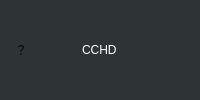
    <widget class="QWidget" name="titleWdt" native="true">
     <property name="styleSheet">
      <string notr="true">background-color: rgb(46, 52, 54);</string>
     </property>
     <layout class="QHBoxLayout" name="horizontalLayout" stretch="1,8,1">
      <property name="spacing">
       <number>1</number>
      </property>
      <property name="leftMargin">
       <number>6</number>
      </property>
      <property name="topMargin">
       <number>1</number>
      </property>
      <property name="rightMargin">
       <number>6</number>
      </property>
      <property name="bottomMargin">
       <number>1</number>
      </property>
      <item>
       <widget class="QToolButton" name="introudcutionBtn">
        <property name="sizePolicy">
         <sizepolicy hsizetype="Fixed" vsizetype="Fixed">
          <horstretch>0</horstretch>
          <verstretch>0</verstretch>
         </sizepolicy>
        </property>
        <property name="minimumSize">
         <size>
          <width>30</width>
          <height>30</height>
         </size>
        </property>
        <property name="palette">
         <palette>
          <active>
           <colorrole role="WindowText">
            <brush brushstyle="SolidPattern">
             <color alpha="255">
              <red>255</red>
              <green>255</green>
              <blue>255</blue>
             </color>
            </brush>
           </colorrole>
           <colorrole role="Button">
            <brush brushstyle="SolidPattern">
             <color alpha="255">
              <red>46</red>
              <green>52</green>
              <blue>54</blue>
             </color>
            </brush>
           </colorrole>
           <colorrole role="Text">
            <brush brushstyle="SolidPattern">
             <color alpha="255">
              <red>255</red>
              <green>255</green>
              <blue>255</blue>
             </color>
            </brush>
           </colorrole>
           <colorrole role="Base">
            <brush brushstyle="SolidPattern">
             <color alpha="255">
              <red>46</red>
              <green>52</green>
              <blue>54</blue>
             </color>
            </brush>
           </colorrole>
           <colorrole role="Window">
            <brush brushstyle="SolidPattern">
             <color alpha="255">
              <red>46</red>
              <green>52</green>
              <blue>54</blue>
             </color>
            </brush>
           </colorrole>
          </active>
          <inactive>
           <colorrole role="WindowText">
            <brush brushstyle="SolidPattern">
             <color alpha="255">
              <red>255</red>
              <green>255</green>
              <blue>255</blue>
             </color>
            </brush>
           </colorrole>
           <colorrole role="Button">
            <brush brushstyle="SolidPattern">
             <color alpha="255">
              <red>46</red>
              <green>52</green>
              <blue>54</blue>
             </color>
            </brush>
           </colorrole>
           <colorrole role="Text">
            <brush brushstyle="SolidPattern">
             <color alpha="255">
              <red>255</red>
              <green>255</green>
              <blue>255</blue>
             </color>
            </brush>
           </colorrole>
           <colorrole role="Base">
            <brush brushstyle="SolidPattern">
             <color alpha="255">
              <red>46</red>
              <green>52</green>
              <blue>54</blue>
             </color>
            </brush>
           </colorrole>
           <colorrole role="Window">
            <brush brushstyle="SolidPattern">
             <color alpha="255">
              <red>46</red>
              <green>52</green>
              <blue>54</blue>
             </color>
            </brush>
           </colorrole>
          </inactive>
          <disabled>
           <colorrole role="WindowText">
            <brush brushstyle="SolidPattern">
             <color alpha="255">
              <red>190</red>
              <green>190</green>
              <blue>190</blue>
             </color>
            </brush>
           </colorrole>
           <colorrole role="Button">
            <brush brushstyle="SolidPattern">
             <color alpha="255">
              <red>46</red>
              <green>52</green>
              <blue>54</blue>
             </color>
            </brush>
           </colorrole>
           <colorrole role="Text">
            <brush brushstyle="SolidPattern">
             <color alpha="255">
              <red>190</red>
              <green>190</green>
              <blue>190</blue>
             </color>
            </brush>
           </colorrole>
           <colorrole role="Base">
            <brush brushstyle="SolidPattern">
             <color alpha="255">
              <red>46</red>
              <green>52</green>
              <blue>54</blue>
             </color>
            </brush>
           </colorrole>
           <colorrole role="Window">
            <brush brushstyle="SolidPattern">
             <color alpha="255">
              <red>46</red>
              <green>52</green>
              <blue>54</blue>
             </color>
            </brush>
           </colorrole>
          </disabled>
         </palette>
        </property>
        <property name="styleSheet">
         <string notr="true"/>
        </property>
        <property name="text">
         <string>？</string>
        </property>
        <property name="autoRaise">
         <bool>true</bool>
        </property>
       </widget>
      </item>
      <item alignment="Qt::AlignHCenter">
       <widget class="QLabel" name="label">
        <property name="palette">
         <palette>
          <active>
           <colorrole role="WindowText">
            <brush brushstyle="SolidPattern">
             <color alpha="255">
              <red>255</red>
              <green>255</green>
              <blue>255</blue>
             </color>
            </brush>
           </colorrole>
           <colorrole role="Button">
            <brush brushstyle="SolidPattern">
             <color alpha="255">
              <red>46</red>
              <green>52</green>
              <blue>54</blue>
             </color>
            </brush>
           </colorrole>
           <colorrole role="Base">
            <brush brushstyle="SolidPattern">
             <color alpha="255">
              <red>46</red>
              <green>52</green>
              <blue>54</blue>
             </color>
            </brush>
           </colorrole>
           <colorrole role="Window">
            <brush brushstyle="SolidPattern">
             <color alpha="255">
              <red>46</red>
              <green>52</green>
              <blue>54</blue>
             </color>
            </brush>
           </colorrole>
          </active>
          <inactive>
           <colorrole role="WindowText">
            <brush brushstyle="SolidPattern">
             <color alpha="255">
              <red>255</red>
              <green>255</green>
              <blue>255</blue>
             </color>
            </brush>
           </colorrole>
           <colorrole role="Button">
            <brush brushstyle="SolidPattern">
             <color alpha="255">
              <red>46</red>
              <green>52</green>
              <blue>54</blue>
             </color>
            </brush>
           </colorrole>
           <colorrole role="Base">
            <brush brushstyle="SolidPattern">
             <color alpha="255">
              <red>46</red>
              <green>52</green>
              <blue>54</blue>
             </color>
            </brush>
           </colorrole>
           <colorrole role="Window">
            <brush brushstyle="SolidPattern">
             <color alpha="255">
              <red>46</red>
              <green>52</green>
              <blue>54</blue>
             </color>
            </brush>
           </colorrole>
          </inactive>
          <disabled>
           <colorrole role="WindowText">
            <brush brushstyle="SolidPattern">
             <color alpha="255">
              <red>190</red>
              <green>190</green>
              <blue>190</blue>
             </color>
            </brush>
           </colorrole>
           <colorrole role="Button">
            <brush brushstyle="SolidPattern">
             <color alpha="255">
              <red>46</red>
              <green>52</green>
              <blue>54</blue>
             </color>
            </brush>
           </colorrole>
           <colorrole role="Base">
            <brush brushstyle="SolidPattern">
             <color alpha="255">
              <red>46</red>
              <green>52</green>
              <blue>54</blue>
             </color>
            </brush>
           </colorrole>
           <colorrole role="Window">
            <brush brushstyle="SolidPattern">
             <color alpha="255">
              <red>46</red>
              <green>52</green>
              <blue>54</blue>
             </color>
            </brush>
           </colorrole>
          </disabled>
         </palette>
        </property>
        <property name="text">
         <string>CCHD</string>
        </property>
       </widget>
      </item>
      <item>
       <widget class="QToolButton" name="exitBtn">
        <property name="sizePolicy">
         <sizepolicy hsizetype="Fixed" vsizetype="Fixed">
          <horstretch>0</horstretch>
          <verstretch>0</verstretch>
         </sizepolicy>
        </property>
        <property name="minimumSize">
         <size>
          <width>30</width>
          <height>30</height>
         </size>
        </property>
        <property name="palette">
         <palette>
          <active>
           <colorrole role="Button">
            <brush brushstyle="SolidPattern">
             <color alpha="255">
              <red>46</red>
              <green>52</green>
              <blue>54</blue>
             </color>
            </brush>
           </colorrole>
           <colorrole role="Base">
            <brush brushstyle="SolidPattern">
             <color alpha="255">
              <red>46</red>
              <green>52</green>
              <blue>54</blue>
             </color>
            </brush>
           </colorrole>
           <colorrole role="Window">
            <brush brushstyle="SolidPattern">
             <color alpha="255">
              <red>46</red>
              <green>52</green>
              <blue>54</blue>
             </color>
            </brush>
           </colorrole>
          </active>
          <inactive>
           <colorrole role="Button">
            <brush brushstyle="SolidPattern">
             <color alpha="255">
              <red>46</red>
              <green>52</green>
              <blue>54</blue>
             </color>
            </brush>
           </colorrole>
           <colorrole role="Base">
            <brush brushstyle="SolidPattern">
             <color alpha="255">
              <red>46</red>
              <green>52</green>
              <blue>54</blue>
             </color>
            </brush>
           </colorrole>
           <colorrole role="Window">
            <brush brushstyle="SolidPattern">
             <color alpha="255">
              <red>46</red>
              <green>52</green>
              <blue>54</blue>
             </color>
            </brush>
           </colorrole>
          </inactive>
          <disabled>
           <colorrole role="Button">
            <brush brushstyle="SolidPattern">
             <color alpha="255">
              <red>46</red>
              <green>52</green>
              <blue>54</blue>
             </color>
            </brush>
           </colorrole>
           <colorrole role="Base">
            <brush brushstyle="SolidPattern">
             <color alpha="255">
              <red>46</red>
              <green>52</green>
              <blue>54</blue>
             </color>
            </brush>
           </colorrole>
           <colorrole role="Window">
            <brush brushstyle="SolidPattern">
             <color alpha="255">
              <red>46</red>
              <green>52</green>
              <blue>54</blue>
             </color>
            </brush>
           </colorrole>
          </disabled>
         </palette>
        </property>
        <property name="styleSheet">
         <string notr="true">border-image: url(:/image/exit.png);</string>
        </property>
        <property name="text">
         <string/>
        </property>
        <property name="autoRaise">
         <bool>true</bool>
        </property>
       </widget>
      </item>
     </layout>
    </widget>
